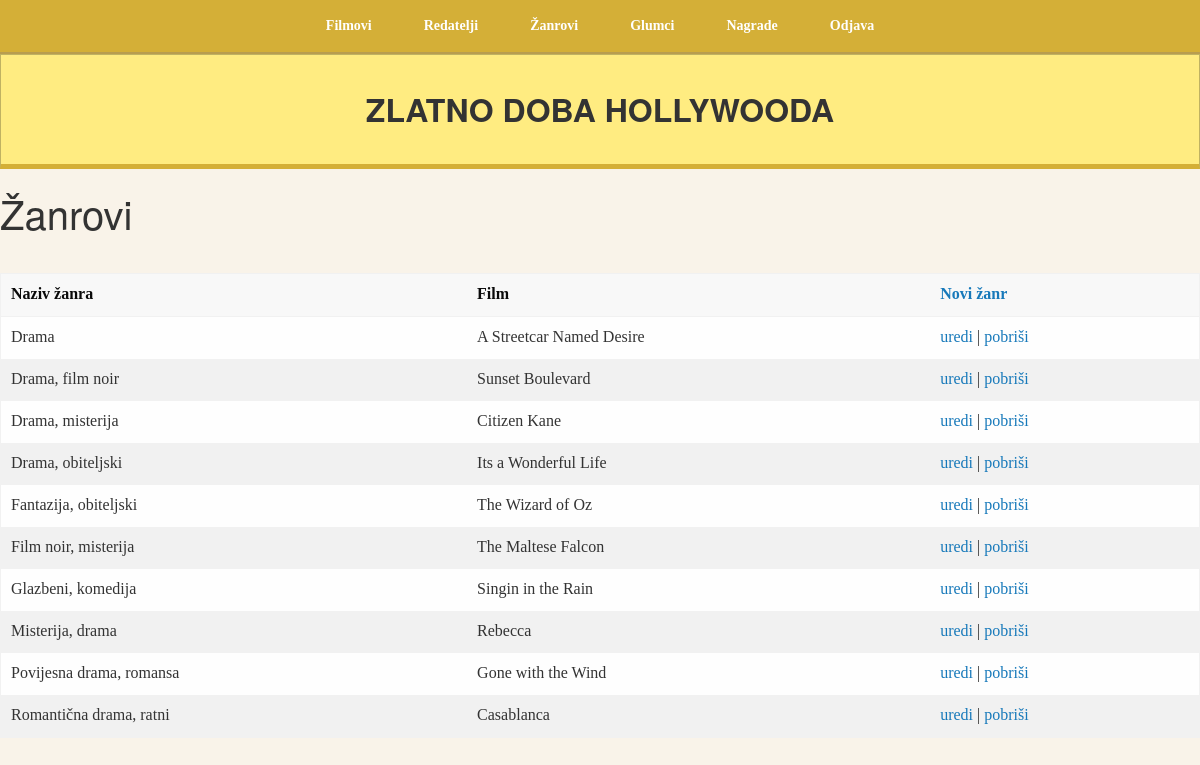
Page /zanrovi_admin.php (signed in) on the committed database.
### tables this page shows
CREATE TABLE `zanrovi`  (
  `id` int(11) NOT NULL AUTO_INCREMENT,
  `naziv_zanra` varchar(255) NULL DEFAULT NULL,
  `film` int NULL DEFAULT NULL,
  PRIMARY KEY (`id`) USING BTREE
);

CREATE TABLE `filmovi`  (
  `id` int(11) NOT NULL AUTO_INCREMENT,
  `naziv_filma` varchar(255) NULL DEFAULT NULL,
  `godina` varchar(5) NULL DEFAULT NULL,
  PRIMARY KEY (`id`) USING BTREE
);

### zanrovi_admin.php (the view, shortened to what this page needs)
<?php
include("pdo.php");
$upit = $db->query("SELECT zanrovi.film, zanrovi.id, filmovi.naziv_filma, zanrovi.naziv_zanra
FROM zanrovi
INNER JOIN filmovi ON filmovi.id = zanrovi.film ORDER BY naziv_zanra ASC");
$rezultati = $upit->fetchAll();
?>
<div class="row medium-10 large-8 colums">
<h2>Žanrovi</h2> <br>
</div>
<?php
echo "
<table class='striped'>
<thead>
<tr>
<th>Naziv žanra</th><th>Film</th><th><a href='zanrovi_forma.php?akcija=unos'>Novi žanr</a></th>
<tr>
</thead>
<tbody>";
foreach ($rezultati as $zanr) {
    echo "</td><td>" . $zanr["naziv_zanra"] . "</td><td>" . $zanr["naziv_filma"] . "</td><td nowrap>
    <a href='zanrovi_forma.php?akcija=izmjena&id=" . $zanr["id"] . "&naziv_filma=" . $zanr["naziv_filma"] . "'> uredi </a> |
    <a href='zanrovi_sql.php?akcija=brisanje&id=" . $zanr["id"] . "'> pobriši </a></td></tr>";
}
?>

### rows in the picture
zanrovi: naziv_zanra "Drama", filmovi.naziv_filma "A Streetcar Named Desire"
zanrovi: naziv_zanra "Drama, film noir", filmovi.naziv_filma "Sunset Boulevard"
zanrovi: naziv_zanra "Drama, misterija", filmovi.naziv_filma "Citizen Kane"
zanrovi: naziv_zanra "Drama, obiteljski", filmovi.naziv_filma "Its a Wonderful Life"
zanrovi: naziv_zanra "Fantazija, obiteljski", filmovi.naziv_filma "The Wizard of Oz"
zanrovi: naziv_zanra "Film noir, misterija", filmovi.naziv_filma "The Maltese Falcon"
zanrovi: naziv_zanra "Glazbeni, komedija", filmovi.naziv_filma "Singin in the Rain"
zanrovi: naziv_zanra "Misterija, drama", filmovi.naziv_filma "Rebecca"
zanrovi: naziv_zanra "Povijesna drama, romansa", filmovi.naziv_filma "Gone with the Wind"
zanrovi: naziv_zanra "Romantična drama, ratni", filmovi.naziv_filma "Casablanca"
